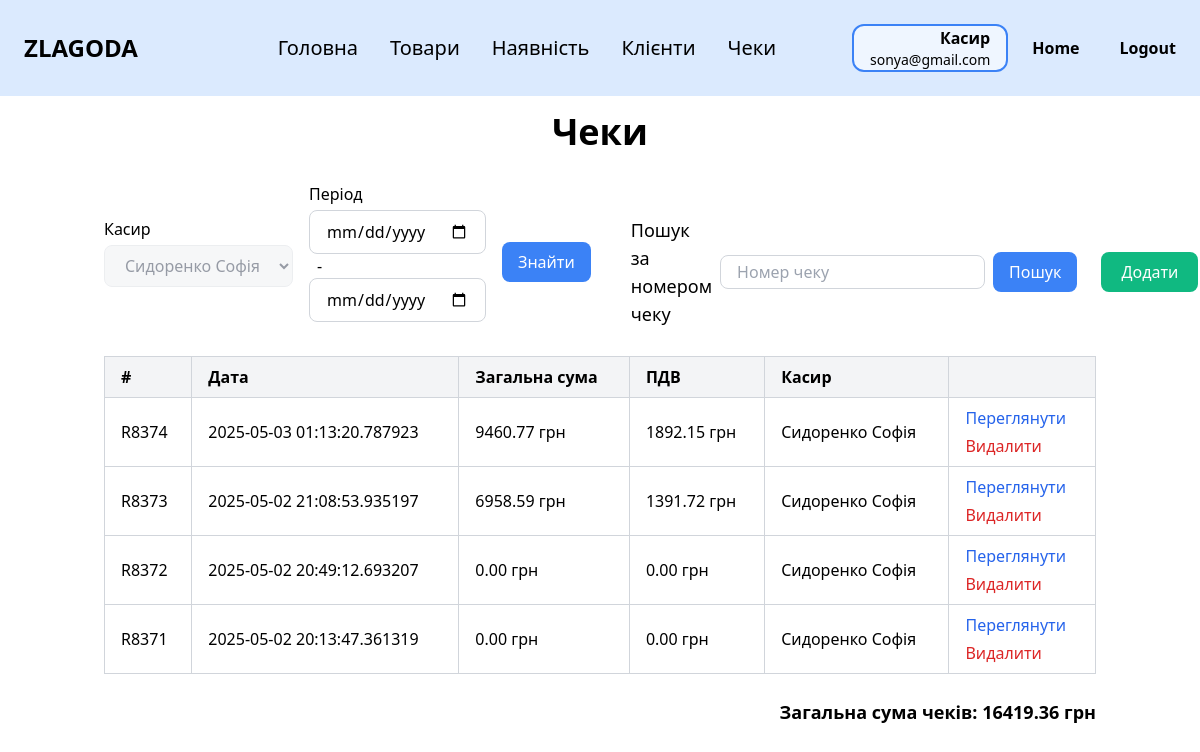
Page /receipts (signed in) on the earlier database version.
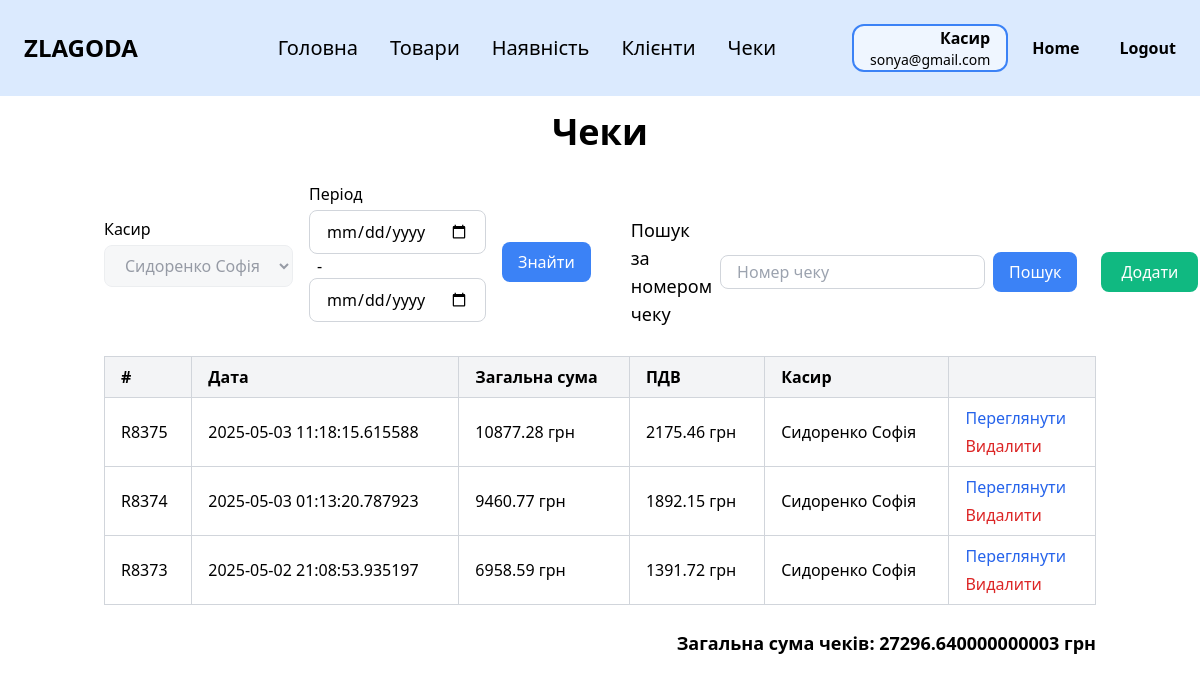
Same page on the later database version.
### tables this page shows
CREATE TABLE receipt (
                receipt_number TEXT PRIMARY KEY,
                date TIMESTAMP NOT NULL,
                customer_card_number TEXT,
                employee_id INTEGER NOT NULL,
                FOREIGN KEY (customer_card_number) REFERENCES customer_card (card_number),
                FOREIGN KEY (employee_id) REFERENCES employee (id)
            );

CREATE TABLE employee (
                id INTEGER PRIMARY KEY,
                last_name TEXT NOT NULL,
                first_name TEXT NOT NULL,
                middle_name TEXT,
                position TEXT NOT NULL,
                salary REAL NOT NULL,
                start_date DATE NOT NULL,
                birth_date DATE NOT NULL,
                phone TEXT NOT NULL,
                city TEXT NOT NULL,
                street TEXT NOT NULL,
                postal_code TEXT NOT NULL,
                password TEXT NOT NULL,
                email TEXT NOT NULL UNIQUE
            );

### zlg_website/views/receipts.py (the view)
@views.route('/receipts')
@login_required
def receipts():
    employee_id = request.args.get('employee_id', type=int)
    date_from = request.args.get('date_from')
    date_to = request.args.get('date_to')
    sort = request.args.get('sort', 'date')
    order = request.args.get('order', 'desc')
    search_query = request.args.get('search', '').strip()
    receipt_table = 'receipt'
    employee_table = 'employee'
    receiptitem_table = 'receipt_item'
    storeproduct_table = 'store_product'
    query_parts = [
        "SELECT r.receipt_number, r.date, r.customer_card_number, "
        "e.first_name, e.last_name, e.id as employee_id"
    ]
    query_parts.append(f"FROM {receipt_table} r")
    query_parts.append(f"JOIN {employee_table} e ON r.employee_id = e.id")
    where_conditions = []
    params = {}
    if current_user.position == 'Касир':
        where_conditions.append("r.employee_id = :user_id")
        params['user_id'] = current_user.id
    elif employee_id:
        where_conditions.append("r.employee_id = :employee_id")
        params['employee_id'] = employee_id
    if date_from:
        where_conditions.append("DATE(r.date) >= DATE(:date_from)")
        params['date_from'] = date_from
    if date_to:
        where_conditions.append("DATE(r.date) <= DATE(:date_to)")
        params['date_to'] = date_to
    if search_query:
        where_conditions.append("r.receipt_number LIKE :search_query")
        params['search_query'] = f"{search_query}%"
    if where_conditions:
        query_parts.append("WHERE " + " AND ".join(where_conditions))
    sort_field = "r.date" if sort == 'date' else sort
    sort_direction = "ASC" if order == 'asc' else "DESC"
    query_parts.append(f"ORDER BY {sort_field} {sort_direction}")
    main_query = " ".join(query_parts)
    receipts_data = db.session.execute(text(main_query), params).mappings().all()
    receipts = []
    total_sum = 0
    for r in receipts_data:
        items_query = text(f"""
            SELECT ri.upc, ri.quantity,
                   CASE WHEN sp.is_promotional THEN sp.promo_price ELSE sp.price END AS price
            FROM {receiptitem_table} ri
            JOIN {storeproduct_table} sp ON ri.upc = sp.upc
            WHERE ri.receipt_number = :receipt_number
        """)
        items = db.session.execute(items_query, {'receipt_number': r['receipt_number']}).mappings().all()
        receipt_total = sum(item['price'] * item['quantity'] for item in items) if items else 0
        total_sum += receipt_total
        receipts.append({
            'receipt_number': r['receipt_number'],
            'date': r['date'],
            'total_sum': receipt_total,
            'vat': receipt_total * 0.2,
            'employee': {
                'id': r['employee_id'],
                'first_name': r['first_name'],
                'last_name': r['last_name'],
            }
        })
    employees = db.session.execute(text(f"SELECT * FROM {employee_table}")).mappings().all()
    return render_template(
        'receipts.html',
        user=current_user,
        receipts=receipts,
        employees=employees,
        total_sum=total_sum,
        sort=sort,
        order=order,
        search_query=search_query,
        employee_id=employee_id,
        date_from=date_from,
        date_to=date_to
    )

### zlg_website/__init__.py (called while the page is built)
def create_app():
    app = Flask(__name__)
    app.config['SECRET_KEY'] = 'zlagoda'
    app.config['SQLALCHEMY_DATABASE_URI'] = f'sqlite:///{os.path.join(app.instance_path, DB_NAME)}'
    app.config['SQLALCHEMY_TRACK_MODIFICATIONS'] = False
    db.init_app(app)
    from .views import views
    from .auth import auth
    app.register_blueprint(views, url_prefix='/')
    app.register_blueprint(auth, url_prefix='/')
    from .models import Employee, Category, Product
    with app.app_context():
        if database_is_empty(app):
            create_database(app)
    login_manager = LoginManager()
    login_manager.login_view = 'auth.login'
    login_manager.init_app(app)
    @login_manager.user_loader
    def load_user(id):
        return Employee.get_by_id(id)
    return app

### zlg_website/templates/receipts.html (shortened to what the changed rows need)
{% extends "base.html" %}
{% block content %}
<div class="py-4">
    <h1 class="text-4xl font-bold mb-6 text-center">Чеки</h1>
    <div class="overflow-x-auto">
        <table class="min-w-full border-collapse border border-gray-300">
            <thead>
            <tr class="bg-gray-100">
                <th class="border border-gray-300 px-4 py-2 text-left">
                    #
                </th>
                <th class="border border-gray-300 px-4 py-2 text-left">
                    <a href="{{ url_for('views.receipts', sort='date', order='desc' if sort == 'date' and order == 'asc' else 'asc') }}"
                       class="hover:underline">
                        Дата
                    </a>
                </th>
                <th class="border border-gray-300 px-4 py-2 text-left">
                    Загальна сума
                </th>
                <th class="border border-gray-300 px-4 py-2 text-left">
                    ПДВ
                </th>
                <th class="border border-gray-300 px-4 py-2 text-left">
                    Касир
                </th>
                <th class="border border-gray-300 px-4 py-2 text-left">
                </th>
            </tr>
            </thead>
            <tbody>
            {% if receipts %}
            {% for receipt in receipts %}
            <tr>
                <td class="border border-gray-300 px-4 py-2">{{ receipt.receipt_number }}</td>
                <td class="border border-gray-300 px-4 py-2">{{ receipt.date }}</td>
                <td class="border border-gray-300 px-4 py-2">{{ "%.2f"|format(receipt.total_sum) }} грн</td>
                <td class="border border-gray-300 px-4 py-2">{{ "%.2f"|format(receipt.vat) }} грн</td>
                <td class="border border-gray-300 px-4 py-2">{{ receipt.employee.last_name }} {{
                    receipt.employee.first_name }}
                </td>
                <td class="border border-gray-300 px-4 py-2">
                    <div class="flex flex-col space-y-1">
                        <a href="{{ url_for('views.view_receipt', receipt_number=receipt.receipt_number) }}"
                           class="text-blue-600 hover:underline">Переглянути</a>
                        <form method="POST"
                              action="{{ url_for('views.delete_receipt', receipt_number=receipt.receipt_number) }}"
                              onsubmit="return confirm('Ви впевнені, що хочете видалити цей чек?')" class="inline">
                            <button type="submit" class="text-red-600 hover:underline">Видалити</button>
                        </form>
                    </div>
                </td>
            </tr>
            {% endfor %}
            {% else %}
            <tr>
                <td colspan="6" class="border border-gray-300 px-4 py-2 text-center">Немає результатів</td>
            </tr>
            {% endif %}
            </tbody>
        </table>
    </div>
    <div class="mt-6 text-right">
        <div class="font-bold text-lg">
            Загальна сума чеків: {% if receipts %}{{ total_sum }} грн{% else %}0 грн{% endif %}
        </div>
    </div>
</div>
{% endblock %}

Differences in the rows shown:
removed receipt: receipt_number "R8372", date "2025-05-02 20:49:12.693207", total_sum "0.00", vat "0.00", employee.last_name "Сидоренко", employee.first_name "Софія"
removed receipt: receipt_number "R8371", date "2025-05-02 20:13:47.361319", total_sum "0.00", vat "0.00", employee.last_name "Сидоренко", employee.first_name "Софія"
added receipt: receipt_number "R8375", date "2025-05-03 11:18:15.615588", total_sum "10877.28", vat "2175.46", employee.last_name "Сидоренко", employee.first_name "Софія"
Other differences:
{{ total_sum }}: "16419.36" → "27296.640000000003"
